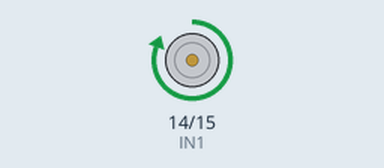
Simulated run of this sketch. Board: Arduino Uno, built with avr-gcc and run on an emulated ATmega328P. On the bench: motor-driver pin pairs drawn as motors (green arrow = first pin HIGH = forward, orange = second pin HIGH = backward, longer = more drive, scaled by the enable pin).

Above: at 0.07 s.
Timing chart, 0 to 3.0 s (numbered marks = the images above):
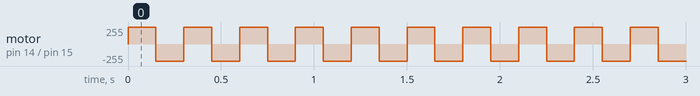

Measured:
- by itself, motor on pin 14 (IN1) / pin 15 (IN2): alternates forward 255/255 for 0.15 s and backward 255/255 for 0.15 s

The sketch:

shaketable.ino
```cpp
// Define Pins
const int ENA = 13; // Speed control (PWM capable)
const int IN1 = 14; // Direction pin 1
const int IN2 = 15; // Direction pin 2

void setup() {
  pinMode(ENA, OUTPUT);
  pinMode(IN1, OUTPUT);
  pinMode(IN2, OUTPUT);

  // Set motor to maximum speed (255) immediately
  analogWrite(ENA, 255);
}

void loop() {
  // Rapidly switch to FORWARD
  digitalWrite(IN1, HIGH);
  digitalWrite(IN2, LOW);
  delay(150); // Move forward for 150 milliseconds

  // Rapidly switch to BACKWARD
  digitalWrite(IN1, LOW);
  digitalWrite(IN2, HIGH);
  delay(150); // Move backward for 150 milliseconds
}
```
